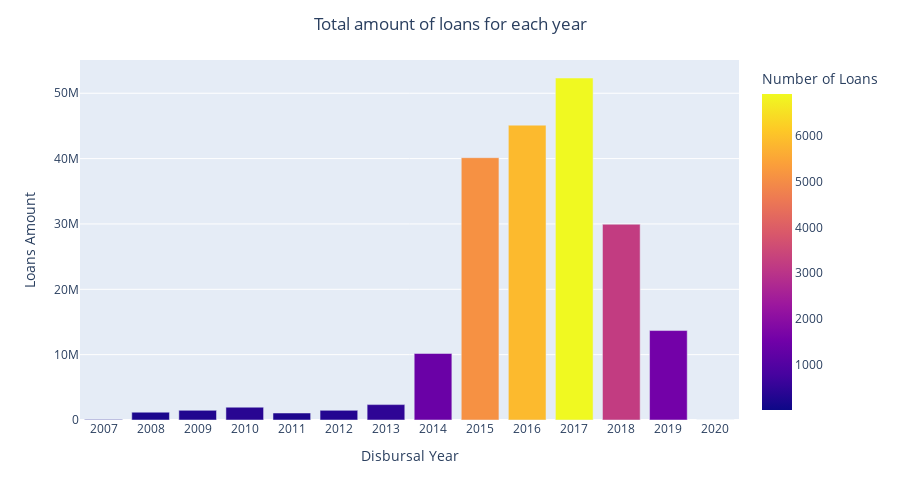

The cell this chart's notebook holds for it:
### Code cell
default_loan_group_by_year = default_loans.groupby('Disbursal Year')['Original Loan Amount'].agg(['sum', 'count']).reset_index()
default_loan_group_by_year.columns = ['Disbursal Year', 'Loans Amount', 'Number of Loans']
display(default_loan_group_by_year)

fig = px.bar(default_loan_group_by_year, x='Disbursal Year', y='Loans Amount', color='Number of Loans', height=500)
fig.update_layout(title_text='Total amount of loans for each year', title_x=0.5)
fig.show()

### Figure 1 — Plotly figure (JSON) as saved in the notebook; plotly's stock layout.template omitted (floating-point values rounded to 4 significant figures)
{"data": [{"alignmentgroup": "True", "hovertemplate": "Disbursal Year=%{x}<br>Loans Amount=%{y}<br>Number of Loans=%{marker.color}<extra></extra>", "legendgroup": "", "marker": {"color": [17, 210, 258, 370, 233, 310, 443, 1394, 5109, 5862, 6926, 3210, 1553, 3], "coloraxis": "coloraxis"}, "name": "", "offsetgroup": "", "orientation": "v", "showlegend": false, "textposition": "auto", "type": "bar", "x": ["2007", "2008", "2009", "2010", "2011", "2012", "2013", "2014", "2015", "2016", "2017", "2018", "2019", "2020"], "xaxis": "x", "y": [94060, 1194500, 1478470, 1960690, 1070810, 1477010, 2355950, 10180920, 40140070, 45119360, 52335365, 29960176, 13688728, 15920], "yaxis": "y"}], "layout": {"barmode": "relative", "coloraxis": {"colorbar": {"title": {"text": "Number of Loans"}}, "colorscale": [[0, "#0d0887"], [0.1111, "#46039f"], [0.2222, "#7201a8"], [0.3333, "#9c179e"], [0.4444, "#bd3786"], [0.5556, "#d8576b"], [0.6667, "#ed7953"], [0.7778, "#fb9f3a"], [0.8889, "#fdca26"], [1, "#f0f921"]]}, "height": 500, "legend": {"tracegroupgap": 0}, "margin": {"t": 60}, "title": {"text": "Total amount of loans for each year", "x": 0.5}, "xaxis": {"anchor": "y", "domain": [0, 1], "title": {"text": "Disbursal Year"}}, "yaxis": {"anchor": "x", "domain": [0, 1], "title": {"text": "Loans Amount"}}}}
